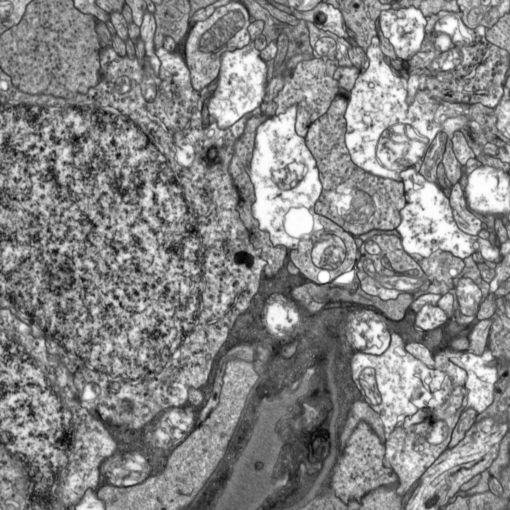
#> input picture cell_images/cell_images/0001.000.png, 510 x 510 px
$ jupyter execute proj3.ipynb   (older library calls are emulated)
#> lines starting #> are read from the running program, lines starting #| are printed output that depends on the picture
### sample_signals.py
import code
import os
import skimage
from skimage import io

import matplotlib.pyplot as plt
import numpy as np
#from ip_functions import *
from skimage import data, filters, color, morphology, exposure, img_as_float, img_as_ubyte, util
from skimage.util import img_as_ubyte
from skimage.segmentation import flood, flood_fill
from skimage.morphology import extrema
from skimage.exposure import histogram
from numpy.fft import fft2, ifft2
from scipy import fftpack

# [231 lines left out: functions fft_convolve2d, nrm_test, gs2_proto, btrw, lo_pass_btrw, lo_pass_btrw_print and 13 more, not called in this run]


def lo_p(dim, wdth):
    #len1 = np.shape(img)[0]
    img = np.zeros((dim,dim))
    len1 = dim
    cntr = np.int(len1/2)
    w=np.int(wdth/2)
    img[cntr-w:cntr+w, cntr-w:cntr+w] = 1.0
    return img

def mfft(img):
    return np.fft.fft2(img)

def mag_fft(img):
    return np.abs(mfft(img))

def phs_fft(img):
    return np.angle(mfft(img))

# [5 lines left out: function mfft, not called in this run]

def fft_pwr(img):
    return mfft(img)**2


def helly():
    print("helly")


### proj3.ipynb
[cell 1]
import code
import os
import skimage
from skimage import io

import matplotlib.pyplot as plt
import numpy as np
#from ip_functions import *
from skimage import data, filters, color, morphology, exposure, img_as_float, img_as_ubyte, util
from skimage.util import img_as_ubyte
from skimage.segmentation import flood, flood_fill
from skimage.morphology import extrema
from skimage.exposure import histogram
from cantor import *
from sample_signals import *


i0 = io.imread('cell_images/cell_images/0001.000.png')
#> i0 is the input picture: shape (510, 510); min 0, max 255, mean 134
i1 = io.imread('cell_images/cell_images/0001.001.png')
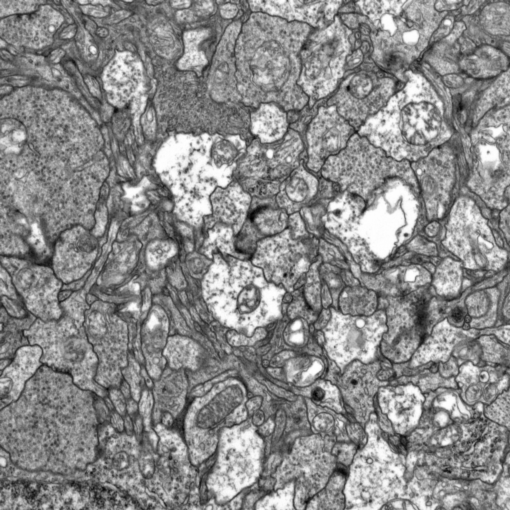
#> input picture cell_images/cell_images/0001.001.png, 510 x 510 px
#> i1 is the input picture: shape (510, 510); min 0, max 255, mean 137.8
i2 = io.imread('cell_images/cell_images/0001.002.png')
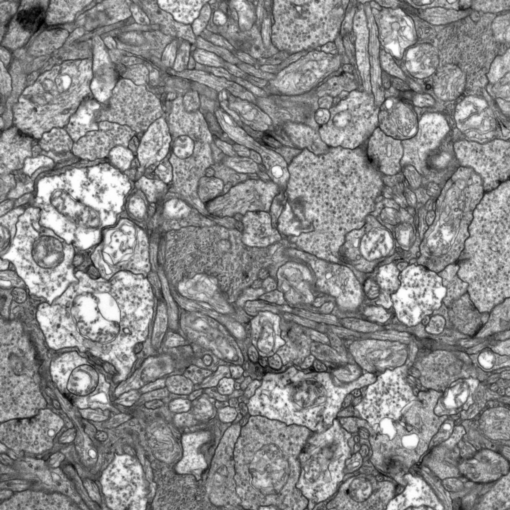
#> input picture cell_images/cell_images/0001.002.png, 510 x 510 px
#> i2 is the input picture: shape (510, 510); min 0, max 255, mean 137.9
i4 = io.imread('cell_images/cell_images/0001.004.png')
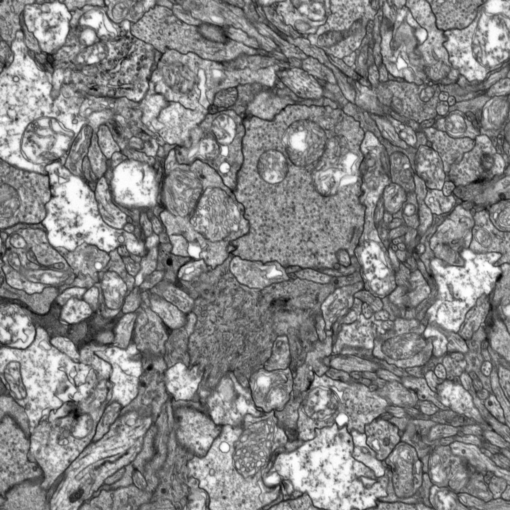
#> input picture cell_images/cell_images/0001.004.png, 510 x 510 px
#> i4 is the input picture: shape (510, 510); min 0, max 255, mean 134.1
i5 = io.imread('cell_images/cell_images/0001.005.png')
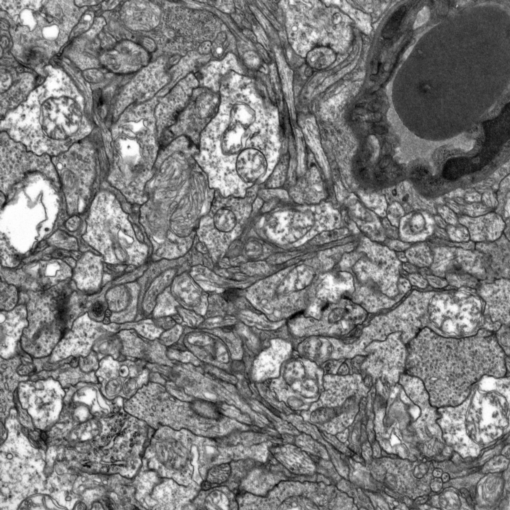
#> input picture cell_images/cell_images/0001.005.png, 510 x 510 px
#> i5 is the input picture: shape (510, 510); min 0, max 255, mean 124.4
i6 = io.imread('cell_images/cell_images/0001.006.png')
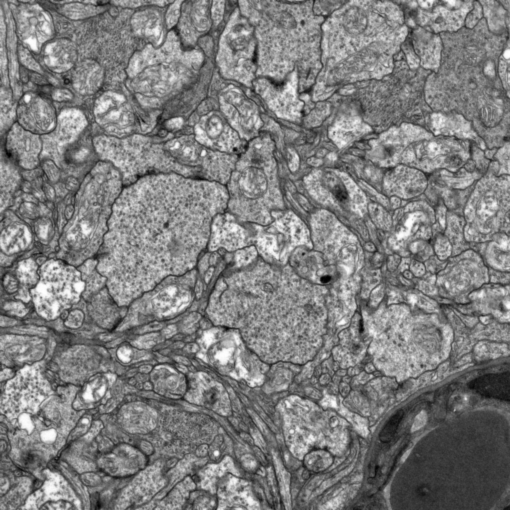
#> input picture cell_images/cell_images/0001.006.png, 510 x 510 px
#> i6 is the input picture: shape (510, 510); min 0, max 255, mean 126.8

[cell 2]
d1 = lo_p(128, 3)
f1 = np.abs(np.fft.fft2(d1))

plt.subplot(2,1,1)
plt.imshow(d1, cmap='gray')
plt.subplot(2,1,2)
plt.imshow(f1, cmap='gray')
plt.show()
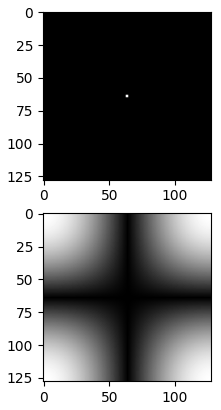
#> figure drawn by matplotlib, 2 panels
